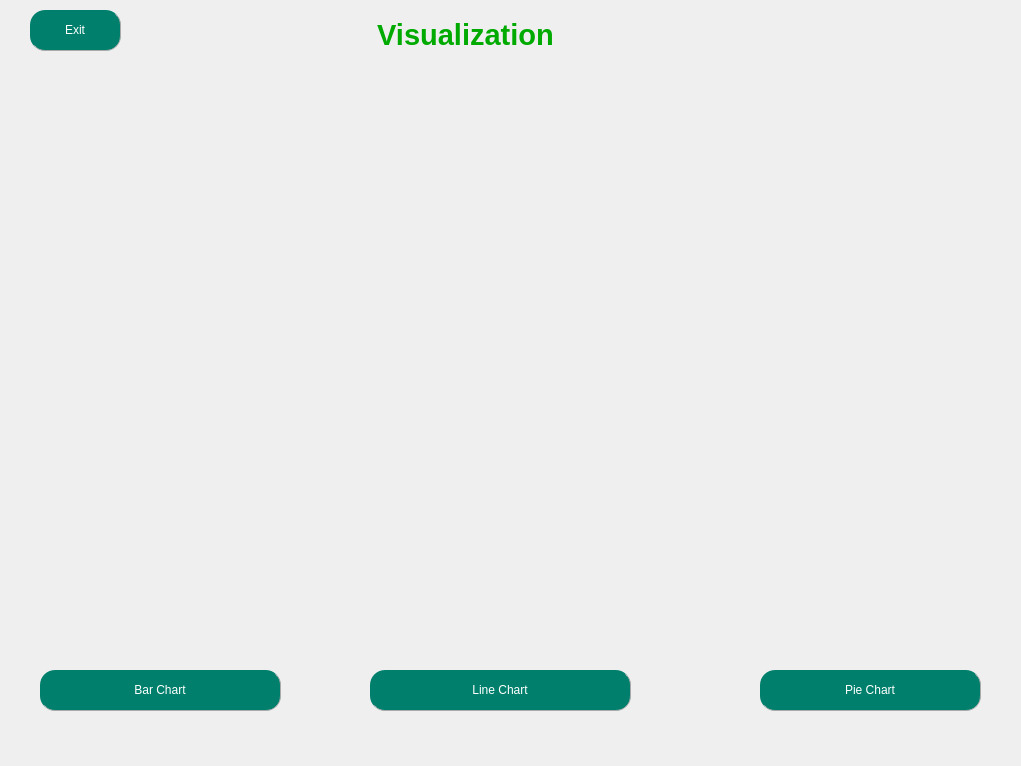
<?xml version="1.0" encoding="UTF-8"?>
<ui version="4.0">
 <class>MainWindow</class>
 <widget class="QMainWindow" name="MainWindow">
  <property name="geometry">
   <rect>
    <x>0</x>
    <y>0</y>
    <width>1021</width>
    <height>766</height>
   </rect>
  </property>
  <property name="windowTitle">
   <string>MainWindow</string>
  </property>
  <widget class="QWidget" name="centralwidget">
   <widget class="QPushButton" name="pushButtonBarChart">
    <property name="geometry">
     <rect>
      <x>40</x>
      <y>670</y>
      <width>241</width>
      <height>41</height>
     </rect>
    </property>
    <property name="styleSheet">
     <string notr="true">QPushButton{
        border-radius: 15px;
		border-right: 1px solid #aaaaaa;
		border-bottom: 1px solid #aaaaaa;
		font: bold 12pt &quot;Tahoma&quot;; /* Chữ in đậm */

}

QPushButton:enabled {
		background-color: #00806c;
		color: White;
}

QPushButton:pressed {
		background-color: #dfc456;
		color: #fffffe;
}


QPushButton:hover:!pressed {
		background-color: #86ad6f;
		color: #0c2f70;
}

QPushButton:disabled {
		background-color: #aaaaaa;
		color: #ffffff;
}</string>
    </property>
    <property name="text">
     <string>Bar Chart</string>
    </property>
    <property name="icon">
     <iconset>
      <normaloff>../images/bar-chart(1).png</normaloff>../images/bar-chart(1).png</iconset>
    </property>
   </widget>
   <widget class="QPushButton" name="pushButtonLineChart">
    <property name="geometry">
     <rect>
      <x>370</x>
      <y>670</y>
      <width>261</width>
      <height>41</height>
     </rect>
    </property>
    <property name="styleSheet">
     <string notr="true">QPushButton{
        border-radius: 15px;
		border-right: 1px solid #aaaaaa;
		border-bottom: 1px solid #aaaaaa;
		font: bold 12pt &quot;Tahoma&quot;; /* Chữ in đậm */

}

QPushButton:enabled {
		background-color: #00806c;
		color: White;
}

QPushButton:pressed {
		background-color: #dfc456;
		color: #fffffe;
}


QPushButton:hover:!pressed {
		background-color: #86ad6f;
		color: #0c2f70;
}

QPushButton:disabled {
		background-color: #aaaaaa;
		color: #ffffff;
}</string>
    </property>
    <property name="text">
     <string>Line Chart</string>
    </property>
    <property name="icon">
     <iconset>
      <normaloff>../images/line-chart(1).png</normaloff>../images/line-chart(1).png</iconset>
    </property>
   </widget>
   <widget class="QPushButton" name="pushButtonPieChart">
    <property name="geometry">
     <rect>
      <x>760</x>
      <y>670</y>
      <width>221</width>
      <height>41</height>
     </rect>
    </property>
    <property name="styleSheet">
     <string notr="true">QPushButton{
        border-radius: 15px;
		border-right: 1px solid #aaaaaa;
		border-bottom: 1px solid #aaaaaa;
		font: bold 12pt &quot;Tahoma&quot;; /* Chữ in đậm */

}

QPushButton:enabled {
		background-color: #00806c;
		color: White;
}

QPushButton:pressed {
		background-color: #dfc456;
		color: #fffffe;
}


QPushButton:hover:!pressed {
		background-color: #86ad6f;
		color: #0c2f70;
}

QPushButton:disabled {
		background-color: #aaaaaa;
		color: #ffffff;
}</string>
    </property>
    <property name="text">
     <string>Pie Chart</string>
    </property>
    <property name="icon">
     <iconset>
      <normaloff>../images/pie-chart(1).png</normaloff>../images/pie-chart(1).png</iconset>
    </property>
   </widget>
   <widget class="QPushButton" name="pushButtonExit">
    <property name="geometry">
     <rect>
      <x>30</x>
      <y>10</y>
      <width>91</width>
      <height>41</height>
     </rect>
    </property>
    <property name="styleSheet">
     <string notr="true">QPushButton{
        border-radius: 15px;
		border-right: 1px solid #aaaaaa;
		border-bottom: 1px solid #aaaaaa;
		font: bold 12pt &quot;Tahoma&quot;; /* Chữ in đậm */

}

QPushButton:enabled {
		background-color: #00806c;
		color: White;
}

QPushButton:pressed {
		background-color: #dfc456;
		color: #fffffe;
}


QPushButton:hover:!pressed {
		background-color: #86ad6f;
		color: #0c2f70;
}

QPushButton:disabled {
		background-color: #aaaaaa;
		color: #ffffff;
}</string>
    </property>
    <property name="text">
     <string>Exit</string>
    </property>
    <property name="icon">
     <iconset>
      <normaloff>../images/exit-full-screen(1).png</normaloff>../images/exit-full-screen(1).png</iconset>
    </property>
   </widget>
   <widget class="QWidget" name="verticalLayoutWidget">
    <property name="geometry">
     <rect>
      <x>30</x>
      <y>70</y>
      <width>951</width>
      <height>581</height>
     </rect>
    </property>
    <layout class="QVBoxLayout" name="verticalLayout"/>
   </widget>
   <widget class="QLabel" name="label">
    <property name="geometry">
     <rect>
      <x>300</x>
      <y>15</y>
      <width>331</width>
      <height>41</height>
     </rect>
    </property>
    <property name="font">
     <font>
      <pointsize>22</pointsize>
      <weight>75</weight>
      <bold>true</bold>
     </font>
    </property>
    <property name="text">
     <string>&lt;html&gt;&lt;head/&gt;&lt;body&gt;&lt;p align=&quot;center&quot;&gt;&lt;span style=&quot; font-size:22pt; color:#00aa00;&quot;&gt;Visualization&lt;/span&gt;&lt;/p&gt;&lt;/body&gt;&lt;/html&gt;</string>
    </property>
   </widget>
  </widget>
  <widget class="QMenuBar" name="menubar">
   <property name="geometry">
    <rect>
     <x>0</x>
     <y>0</y>
     <width>1021</width>
     <height>26</height>
    </rect>
   </property>
  </widget>
 </widget>
 <resources/>
 <connections/>
</ui>
